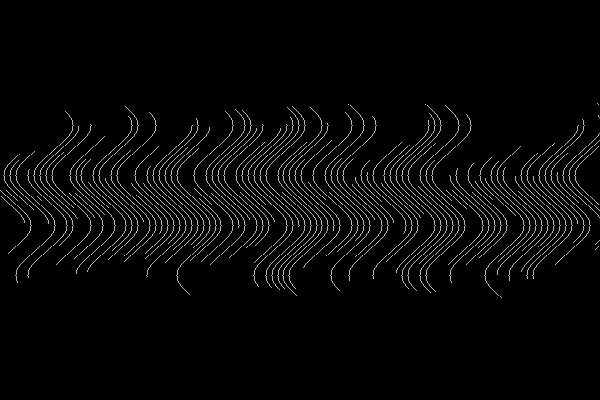
Frame 1 (no input)
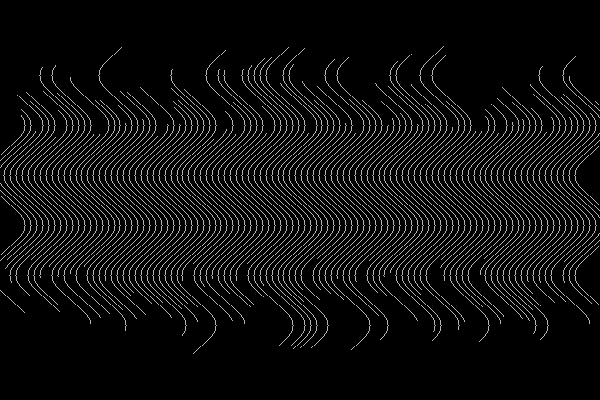
Frame 60 (the mouse pressed at the canvas centre just before this capture)
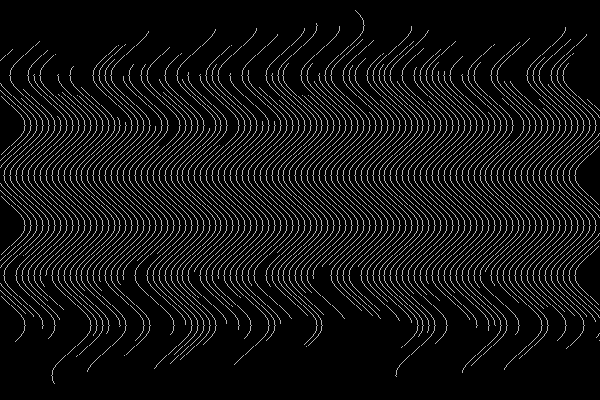
Frame 120 (the mouse held since frame 60 and released just before this capture)

The Processing sketch that drew these frames (run headless with seeded random() and noise(); from frame 60 on, the mouse is pressed at the canvas centre):

// Processing sketch: lightning
// ── lightning.pde

Curve[] curves;
int numBolts = 100;  


void setup() {
  size(600, 400);
  stroke(255);
  fill(255);
  
  // initialize lightning bolts
  curves = new Curve[numBolts];
  for (int i = 0; i < numBolts; i++) {
      curves[i] = new Curve((i + 1) * width/(numBolts + 1)); 
  }
}

void draw() {
  background(0);
  for (Curve curve : curves) { 
    curve.grow();
    curve.render();
  }
}

int getRandomMaxLength() {
  return (int)random(height / 4.0, height / 2.0);
}

int getRandomMinLength() {
  return (int)random(height / 4.0);
}

class Curve {
  float amplitude = 20.0;  // width of wave
  float period = 100.0;  // How many pixels before the wave repeats
  int topLength = 0; // length of top half of the wave, in pixels
  int bottomLength = 0; // length of bottom half of the wave, in pixels
  int dTop = 1; // rate at which length of top changes, in pixels
  int dBottom = 1; // rate at which length of bottom changes, in pixels
  float maxTopLength;
  float maxBottomLength;
  float minTopLength;
  float minBottomLength;
  Point[] points;
    
  public Curve(int xDisplacement) {
    points = new Point[height];
    maxTopLength = getRandomMaxLength();
    minTopLength = getRandomMinLength();
    topLength = (int)minTopLength;
    maxBottomLength = getRandomMaxLength();
    minBottomLength = getRandomMinLength();
    bottomLength = (int)minBottomLength;
    obtainCurve(xDisplacement);
  }
  
  void grow() {
    updateTopLength();
    updateBottomLength();
  }
  
  void render() {
    for (int y = height/2 - topLength; y < height/2 + bottomLength - 1; y ++) {
      point(points[y].x, points[y].y);
    }
  }
  
  void updateTopLength() {
    topLength += dTop;
    if (topLength >= maxTopLength && dTop > 0 || topLength < minTopLength && dTop < 0) {
      if (topLength >= maxTopLength) {
        maxTopLength = getRandomMaxLength();
      }
      if (topLength < minTopLength) {
        minTopLength = getRandomMinLength();
      }
      dTop *= -1;
      topLength += dTop; 
    }
  }
  
  void updateBottomLength() {
    bottomLength += dBottom;
    if (bottomLength >= maxBottomLength && dBottom > 0 || bottomLength < minBottomLength && dBottom < 0) {
      if (bottomLength >= maxBottomLength) {
        maxBottomLength = getRandomMaxLength(); 
      }
      if (bottomLength < minBottomLength) {
        minBottomLength = getRandomMinLength();
      }
      dBottom *= -1;
      bottomLength += dBottom;
    }
  }
  
  void obtainCurve(int xDisplacement) {
    float theta = 0;
    float dTheta = (TWO_PI / period);  // Value for incrementing theta, a function of period and xspacing
    for (int y = 0; y < height; y ++) {
       int xVal = (int) (sin(theta) * amplitude);
       points[y] = new Point(xVal + xDisplacement, y);
       theta += dTheta;
    }
  }
}

class Point {
  int x;
  int y;
  
  public Point(int x, int y) {
    this.x = x;
    this.y = y;
  }
}
